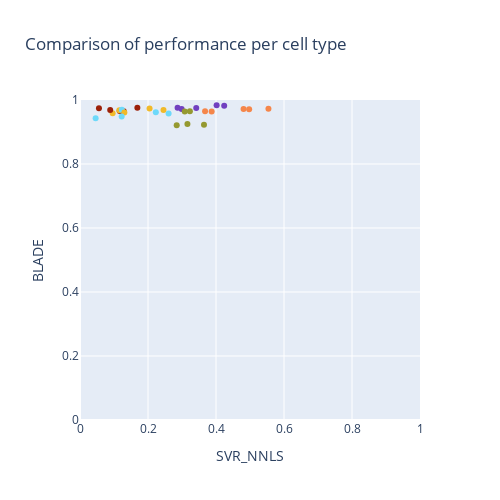

The code cell stored with this chart in its notebook:
### Code cell
PerfMat = outcome_PerCell.pivot_table(values='Cor_Signature', columns='method', index=['CellType','dataset'])
PerfMat.reset_index(inplace=True)
PerfMat.dataset = PerfMat.dataset.astype('category')

cols = PerfMat.dataset.map(colorsIdx)

fig = make_subplots(rows=1, cols=1)
fig.add_trace(
    go.Scatter(y=PerfMat.BLADE, x=PerfMat.SVR_NNLS, mode="markers", text=PerfMat.dataset,
               marker=dict(color=cols, coloraxis="coloraxis")
            ),
    row=1,col=1
)

fig.update_layout(height=500, width=500,
                  title_text="Comparison of performance per cell type")
fig.update_layout(coloraxis=dict(colorscale='Bluered_r'), showlegend=False)

fig.update_yaxes(range=[0, 1], title_text="BLADE")
fig.update_xaxes(range=[0, 1], title_text="SVR_NNLS", row=1,col=1)
fig.show()

### Figure 1 — Plotly figure (JSON) as saved in the notebook; plotly's stock layout.template omitted (floating-point values rounded to 4 significant figures)
{"data": [{"marker": {"color": ["#7140c0", "#f1ba2a", "#6dd9fa", "#f5864a", "#959930", "#9c210a", "#7140c0", "#f1ba2a", "#6dd9fa", "#f5864a", "#959930", "#9c210a", "#7140c0", "#f1ba2a", "#6dd9fa", "#f5864a", "#959930", "#9c210a", "#7140c0", "#f1ba2a", "#6dd9fa", "#f5864a", "#959930", "#9c210a", "#7140c0", "#f1ba2a", "#6dd9fa", "#f5864a", "#959930", "#9c210a"], "coloraxis": "coloraxis"}, "mode": "markers", "text": ["5_500_10_0.5", "5_500_10_1", "5_500_10_1.5", "5_500_20_0.5", "5_500_20_1", "5_500_20_1.5", "5_500_10_0.5", "5_500_10_1", "5_500_10_1.5", "5_500_20_0.5", "5_500_20_1", "5_500_20_1.5", "5_500_10_0.5", "5_500_10_1", "5_500_10_1.5", "5_500_20_0.5", "5_500_20_1", "5_500_20_1.5", "5_500_10_0.5", "5_500_10_1", "5_500_10_1.5", "5_500_20_0.5", "5_500_20_1", "5_500_20_1.5", "5_500_10_0.5", "5_500_10_1", "5_500_10_1.5", "5_500_20_0.5", "5_500_20_1", "5_500_20_1.5"], "type": "scatter", "x": [0.4241, 0.2046, 0.04596, 0.3679, 0.3159, 0.1167, 0.287, 0.1157, 0.223, 0.3872, 0.2844, 0.1288, 0.299, 0.09598, 0.1232, 0.4975, 0.3647, 0.08883, 0.3419, 0.2455, 0.2606, 0.5542, 0.3232, 0.1687, 0.4018, 0.1305, 0.1226, 0.4811, 0.308, 0.05575], "xaxis": "x", "y": [0.9822, 0.9738, 0.9432, 0.9652, 0.9251, 0.9656, 0.976, 0.9679, 0.9614, 0.9643, 0.921, 0.9649, 0.9718, 0.9582, 0.9693, 0.9707, 0.9225, 0.9687, 0.9751, 0.9686, 0.9578, 0.9725, 0.9649, 0.9761, 0.9837, 0.961, 0.9485, 0.9718, 0.964, 0.9746], "yaxis": "y"}], "layout": {"coloraxis": {"colorscale": [[0, "rgb(255,0,0)"], [1, "rgb(0,0,255)"]]}, "height": 500, "showlegend": false, "title": {"text": "Comparison of performance per cell type"}, "width": 500, "xaxis": {"anchor": "y", "domain": [0, 1], "range": [0, 1], "title": {"text": "SVR_NNLS"}}, "yaxis": {"anchor": "x", "domain": [0, 1], "range": [0, 1], "title": {"text": "BLADE"}}}}
